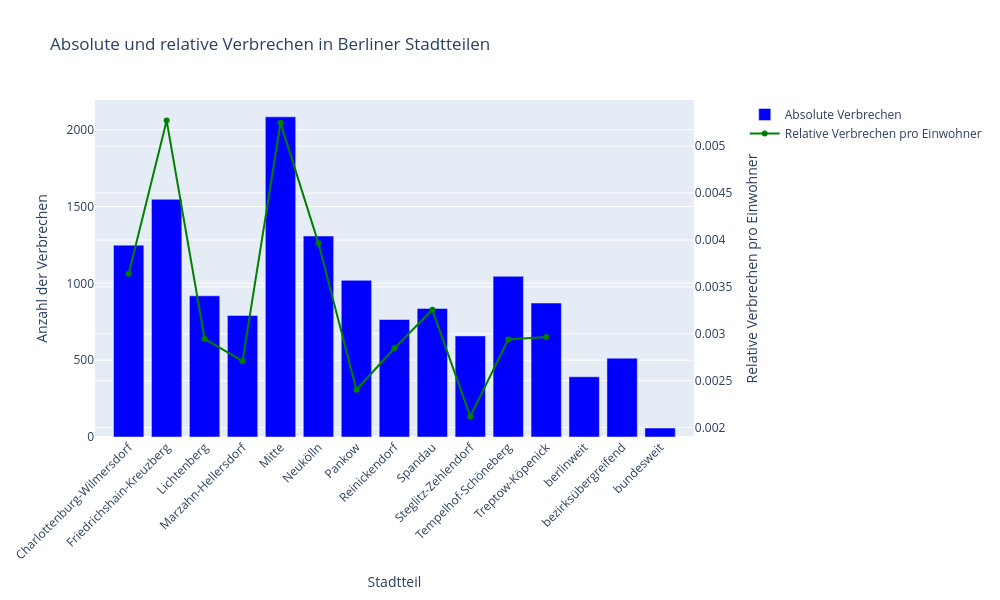

Notebook code cell kept with this figure:
### Code cell
import plotly.graph_objects as go
from plotly.subplots import make_subplots

# Subplot mit zwei Y-Achsen
fig = make_subplots(specs=[[{"secondary_y": True}]])

# Absolute Verbrechen (linke Y-Achse)
fig.add_trace(
    go.Bar(x=loc_df.index, y=loc_df['gesamt'], name='Absolute Verbrechen', marker_color='blue'),
    secondary_y=False
)

# Relative Verbrechen (rechte Y-Achse)
fig.add_trace(
    go.Scatter(x=loc_df.index, y=loc_df['relative_sum'], name='Relative Verbrechen pro Einwohner',
               mode='lines+markers', marker_color='green'),
    secondary_y=True
)

# Layout anpassen
fig.update_layout(
    title="Absolute und relative Verbrechen in Berliner Stadtteilen",
    xaxis_title="Stadtteil",
    yaxis_title="Anzahl der Verbrechen",
    yaxis2_title="Relative Verbrechen pro Einwohner",
    xaxis_tickangle=-45,
    height=600,
    width=1000
)

fig.show()

### Figure 1 — Plotly figure (JSON) as saved in the notebook; plotly's stock layout.template omitted (floating-point values rounded to 4 significant figures)
{"data": [{"marker": {"color": "blue"}, "name": "Absolute Verbrechen", "type": "bar", "x": ["Charlottenburg-Wilmersdorf", "Friedrichshain-Kreuzberg", "Lichtenberg", "Marzahn-Hellersdorf", "Mitte", "Neukölln", "Pankow", "Reinickendorf", "Spandau", "Steglitz-Zehlendorf", "Tempelhof-Schöneberg", "Treptow-Köpenick", "berlinweit", "bezirksübergreifend", "bundesweit"], "xaxis": "x", "y": [1249, 1547, 919, 791, 2084, 1308, 1020, 765, 837, 658, 1046, 872, 392, 513, 59], "yaxis": "y"}, {"marker": {"color": "green"}, "mode": "lines+markers", "name": "Relative Verbrechen pro Einwohner", "type": "scatter", "x": ["Charlottenburg-Wilmersdorf", "Friedrichshain-Kreuzberg", "Lichtenberg", "Marzahn-Hellersdorf", "Mitte", "Neukölln", "Pankow", "Reinickendorf", "Spandau", "Steglitz-Zehlendorf", "Tempelhof-Schöneberg", "Treptow-Köpenick", "berlinweit", "bezirksübergreifend", "bundesweit"], "xaxis": "x", "y": [0.003641, 0.005272, 0.002947, 0.002709, 0.005248, 0.003963, 0.002404, 0.002846, 0.003256, 0.00212, 0.002939, 0.002965, null, null, null], "yaxis": "y2"}], "layout": {"height": 600, "title": {"text": "Absolute und relative Verbrechen in Berliner Stadtteilen"}, "width": 1000, "xaxis": {"anchor": "y", "domain": [0, 0.94], "tickangle": -45, "title": {"text": "Stadtteil"}}, "yaxis": {"anchor": "x", "domain": [0, 1], "title": {"text": "Anzahl der Verbrechen"}}, "yaxis2": {"anchor": "x", "overlaying": "y", "side": "right", "title": {"text": "Relative Verbrechen pro Einwohner"}}}}
